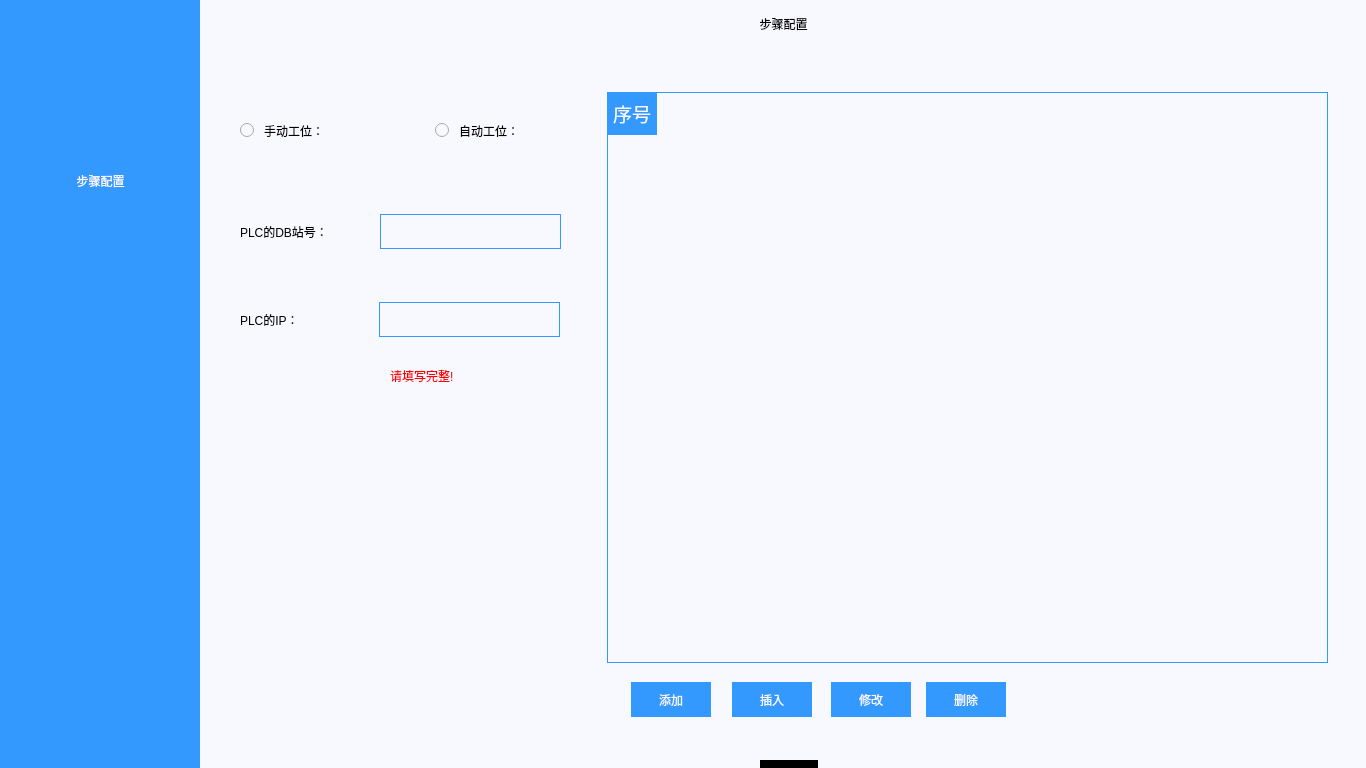
<?xml version="1.0" encoding="UTF-8"?>
<ui version="4.0">
 <class>stepeditbev</class>
 <widget class="QWidget" name="stepeditbev">
  <property name="geometry">
   <rect>
    <x>0</x>
    <y>0</y>
    <width>1366</width>
    <height>768</height>
   </rect>
  </property>
  <property name="windowTitle">
   <string>Form</string>
  </property>
  <widget class="QWidget" name="widget" native="true">
   <property name="geometry">
    <rect>
     <x>0</x>
     <y>0</y>
     <width>200</width>
     <height>768</height>
    </rect>
   </property>
   <property name="styleSheet">
    <string notr="true">border-style:solid;
background-color: rgb(51, 153, 255);




</string>
   </property>
   <widget class="QPushButton" name="pushButton_return">
    <property name="geometry">
     <rect>
      <x>69</x>
      <y>40</y>
      <width>57</width>
      <height>57</height>
     </rect>
    </property>
    <property name="focusPolicy">
     <enum>Qt::NoFocus</enum>
    </property>
    <property name="styleSheet">
     <string notr="true">background:transparent;
border-image: url(:/re/back.png);</string>
    </property>
    <property name="text">
     <string/>
    </property>
    <property name="flat">
     <bool>true</bool>
    </property>
   </widget>
   <widget class="QLabel" name="label_rfid">
    <property name="geometry">
     <rect>
      <x>16</x>
      <y>167</y>
      <width>17</width>
      <height>27</height>
     </rect>
    </property>
    <property name="styleSheet">
     <string notr="true">border-image: url(:/LCD_CS351/LCD_CS351/logo/triangle.png);</string>
    </property>
    <property name="text">
     <string/>
    </property>
   </widget>
   <widget class="QPushButton" name="pushButton_rfid">
    <property name="geometry">
     <rect>
      <x>35</x>
      <y>160</y>
      <width>131</width>
      <height>41</height>
     </rect>
    </property>
    <property name="focusPolicy">
     <enum>Qt::NoFocus</enum>
    </property>
    <property name="styleSheet">
     <string notr="true">QPushButton{
    border:none;
    background:transparent;
    font: 18pt &quot;黑体&quot;;
    color: rgb(248, 248, 255);
}</string>
    </property>
    <property name="text">
     <string>步骤配置</string>
    </property>
    <property name="autoDefault">
     <bool>false</bool>
    </property>
    <property name="flat">
     <bool>true</bool>
    </property>
   </widget>
  </widget>
  <widget class="QStackedWidget" name="stackedWidget_left">
   <property name="geometry">
    <rect>
     <x>200</x>
     <y>0</y>
     <width>1166</width>
     <height>768</height>
    </rect>
   </property>
   <property name="focusPolicy">
    <enum>Qt::ClickFocus</enum>
   </property>
   <property name="contextMenuPolicy">
    <enum>Qt::DefaultContextMenu</enum>
   </property>
   <property name="styleSheet">
    <string notr="true">background-color: rgb(248, 248, 255);</string>
   </property>
   <property name="currentIndex">
    <number>0</number>
   </property>
   <widget class="QWidget" name="page_17">
    <widget class="QLabel" name="label">
     <property name="geometry">
      <rect>
       <x>483</x>
       <y>3</y>
       <width>201</width>
       <height>41</height>
      </rect>
     </property>
     <property name="styleSheet">
      <string notr="true">font: 14pt &quot;黑体&quot;;</string>
     </property>
     <property name="text">
      <string>步骤配置</string>
     </property>
     <property name="alignment">
      <set>Qt::AlignCenter</set>
     </property>
    </widget>
    <widget class="QTableWidget" name="tableWidget">
     <property name="geometry">
      <rect>
       <x>407</x>
       <y>92</y>
       <width>721</width>
       <height>571</height>
      </rect>
     </property>
     <property name="focusPolicy">
      <enum>Qt::NoFocus</enum>
     </property>
     <property name="styleSheet">
      <string notr="true">QTableWidget{
    font: 14pt &quot;黑体&quot;; 
	border-width:1px;  
	border-style:solid;
	border-color: rgb(51, 153, 255);  
	background-color: rgb(248, 248, 255);
}
QTableWidget::Item{

}
QTableWidget::Item:hover{

}
QTableWidget::item:selected{
	background:lightgray; 
	color:rgb(248, 248, 255); 
}
QTableWidget::item:selected:!active{

}
QTableCornerButton::section{
	background-color: rgb(51, 153, 255);
}
QScrollBar:vertical{
width:36px;
}</string>
     </property>
     <property name="horizontalScrollBarPolicy">
      <enum>Qt::ScrollBarAlwaysOff</enum>
     </property>
     <property name="editTriggers">
      <set>QAbstractItemView::NoEditTriggers</set>
     </property>
     <property name="selectionMode">
      <enum>QAbstractItemView::SingleSelection</enum>
     </property>
     <attribute name="horizontalHeaderHighlightSections">
      <bool>false</bool>
     </attribute>
     <attribute name="verticalHeaderHighlightSections">
      <bool>false</bool>
     </attribute>
    </widget>
    <widget class="QPushButton" name="pushButton_insert">
     <property name="geometry">
      <rect>
       <x>532</x>
       <y>682</y>
       <width>80</width>
       <height>35</height>
      </rect>
     </property>
     <property name="focusPolicy">
      <enum>Qt::NoFocus</enum>
     </property>
     <property name="styleSheet">
      <string notr="true">font: 14pt &quot;黑体&quot;;
color: rgb(248, 248, 255);
border-style: solid;
background-color: rgb(51,153,255);</string>
     </property>
     <property name="text">
      <string>插入</string>
     </property>
     <property name="flat">
      <bool>true</bool>
     </property>
    </widget>
    <widget class="QPushButton" name="pushButton_remove">
     <property name="geometry">
      <rect>
       <x>726</x>
       <y>682</y>
       <width>80</width>
       <height>35</height>
      </rect>
     </property>
     <property name="focusPolicy">
      <enum>Qt::NoFocus</enum>
     </property>
     <property name="styleSheet">
      <string notr="true">font: 14pt &quot;黑体&quot;;
color: rgb(248, 248, 255);
border-style: solid;
background-color: rgb(51,153,255);</string>
     </property>
     <property name="text">
      <string>删除</string>
     </property>
     <property name="flat">
      <bool>true</bool>
     </property>
    </widget>
    <widget class="QPushButton" name="pushButton_append">
     <property name="geometry">
      <rect>
       <x>431</x>
       <y>682</y>
       <width>80</width>
       <height>35</height>
      </rect>
     </property>
     <property name="focusPolicy">
      <enum>Qt::NoFocus</enum>
     </property>
     <property name="styleSheet">
      <string notr="true">font: 14pt &quot;黑体&quot;;
color: rgb(248, 248, 255);
border-style: solid;
background-color: rgb(51,153,255);</string>
     </property>
     <property name="text">
      <string>添加</string>
     </property>
     <property name="flat">
      <bool>true</bool>
     </property>
    </widget>
    <widget class="QLabel" name="label_2">
     <property name="geometry">
      <rect>
       <x>407</x>
       <y>92</y>
       <width>50</width>
       <height>43</height>
      </rect>
     </property>
     <property name="styleSheet">
      <string notr="true">background-color: rgb(51, 153, 255);
color: rgb(248, 248, 255);
font:14pt</string>
     </property>
     <property name="text">
      <string>序号</string>
     </property>
     <property name="alignment">
      <set>Qt::AlignCenter</set>
     </property>
    </widget>
    <widget class="QLineEdit" name="lineEdit_plcDB">
     <property name="geometry">
      <rect>
       <x>180</x>
       <y>214</y>
       <width>181</width>
       <height>35</height>
      </rect>
     </property>
     <property name="focusPolicy">
      <enum>Qt::ClickFocus</enum>
     </property>
     <property name="styleSheet">
      <string notr="true">font: 14pt &quot;黑体&quot;;
border-width:1px; 
border-style:solid; 
border-color:rgb(51, 153, 255); 
margin-top: 0ex;</string>
     </property>
     <property name="text">
      <string/>
     </property>
    </widget>
    <widget class="QLabel" name="label_plcDB">
     <property name="geometry">
      <rect>
       <x>40</x>
       <y>216</y>
       <width>131</width>
       <height>31</height>
      </rect>
     </property>
     <property name="styleSheet">
      <string notr="true">font: 14pt &quot;黑体&quot;;</string>
     </property>
     <property name="text">
      <string>PLC的DB站号：</string>
     </property>
    </widget>
    <widget class="QLabel" name="label_plcIP">
     <property name="geometry">
      <rect>
       <x>40</x>
       <y>304</y>
       <width>161</width>
       <height>31</height>
      </rect>
     </property>
     <property name="styleSheet">
      <string notr="true">font: 14pt &quot;黑体&quot;;</string>
     </property>
     <property name="text">
      <string>PLC的IP：</string>
     </property>
    </widget>
    <widget class="QLineEdit" name="lineEdit_plcIP">
     <property name="geometry">
      <rect>
       <x>179</x>
       <y>302</y>
       <width>181</width>
       <height>35</height>
      </rect>
     </property>
     <property name="focusPolicy">
      <enum>Qt::ClickFocus</enum>
     </property>
     <property name="styleSheet">
      <string notr="true">font: 14pt &quot;黑体&quot;;
border-width:1px; 
border-style:solid; 
border-color:rgb(51, 153, 255); 
margin-top: 0ex;</string>
     </property>
     <property name="text">
      <string/>
     </property>
    </widget>
    <widget class="QRadioButton" name="radioButton_auto">
     <property name="geometry">
      <rect>
       <x>235</x>
       <y>118</y>
       <width>125</width>
       <height>25</height>
      </rect>
     </property>
     <property name="focusPolicy">
      <enum>Qt::NoFocus</enum>
     </property>
     <property name="styleSheet">
      <string notr="true">QRadioButton{
   font: 14pt &quot;黑体&quot;;
   spacing: 10 
}  

QRadioButton::indicator { 
   width: 25px;
   height: 25px;
   image: url(:/LCD_CS351/LCD_CS351/logo/Radio.png);
}

QRadioButton::indicator:checked { 
image: url(:/LCD_CS351/LCD_CS351/logo/Radio_check.png);
}</string>
     </property>
     <property name="text">
      <string>自动工位：</string>
     </property>
    </widget>
    <widget class="QRadioButton" name="radioButton_manual">
     <property name="geometry">
      <rect>
       <x>40</x>
       <y>118</y>
       <width>126</width>
       <height>25</height>
      </rect>
     </property>
     <property name="focusPolicy">
      <enum>Qt::NoFocus</enum>
     </property>
     <property name="styleSheet">
      <string notr="true">QRadioButton{
   font: 14pt &quot;黑体&quot;;
   spacing: 10 
}  

QRadioButton::indicator { 
   width: 25px;
   height: 25px;
   image: url(:/LCD_CS351/LCD_CS351/logo/Radio.png);
}

QRadioButton::indicator:checked { 
image: url(:/LCD_CS351/LCD_CS351/logo/Radio_check.png);
}</string>
     </property>
     <property name="text">
      <string>手动工位：</string>
     </property>
    </widget>
    <widget class="QPushButton" name="pushButton_save">
     <property name="enabled">
      <bool>true</bool>
     </property>
     <property name="geometry">
      <rect>
       <x>1049</x>
       <y>680</y>
       <width>54</width>
       <height>54</height>
      </rect>
     </property>
     <property name="focusPolicy">
      <enum>Qt::NoFocus</enum>
     </property>
     <property name="styleSheet">
      <string notr="true">border-image: url(:/LCD_CS351/LCD_CS351/logo/saves.bmp);</string>
     </property>
     <property name="text">
      <string/>
     </property>
     <property name="flat">
      <bool>true</bool>
     </property>
    </widget>
    <widget class="QPushButton" name="pushButton_update">
     <property name="geometry">
      <rect>
       <x>631</x>
       <y>682</y>
       <width>80</width>
       <height>35</height>
      </rect>
     </property>
     <property name="focusPolicy">
      <enum>Qt::NoFocus</enum>
     </property>
     <property name="styleSheet">
      <string notr="true">font: 14pt &quot;黑体&quot;;
color: rgb(248, 248, 255);
border-style: solid;
background-color: rgb(51,153,255);</string>
     </property>
     <property name="text">
      <string>修改</string>
     </property>
     <property name="flat">
      <bool>true</bool>
     </property>
    </widget>
    <widget class="QLabel" name="label_warning">
     <property name="geometry">
      <rect>
       <x>190</x>
       <y>360</y>
       <width>151</width>
       <height>31</height>
      </rect>
     </property>
     <property name="styleSheet">
      <string notr="true">font: 14pt &quot;黑体&quot;;
color: rgb(250, 0, 0);</string>
     </property>
     <property name="text">
      <string>请填写完整!</string>
     </property>
    </widget>
   </widget>
  </widget>
  <widget class="QLabel" name="label_black">
   <property name="geometry">
    <rect>
     <x>760</x>
     <y>760</y>
     <width>58</width>
     <height>15</height>
    </rect>
   </property>
   <property name="mouseTracking">
    <bool>false</bool>
   </property>
   <property name="focusPolicy">
    <enum>Qt::ClickFocus</enum>
   </property>
   <property name="acceptDrops">
    <bool>false</bool>
   </property>
   <property name="styleSheet">
    <string notr="true">background-color: rgb(0,0,0);</string>
   </property>
   <property name="text">
    <string/>
   </property>
  </widget>
 </widget>
 <resources/>
 <connections/>
</ui>
